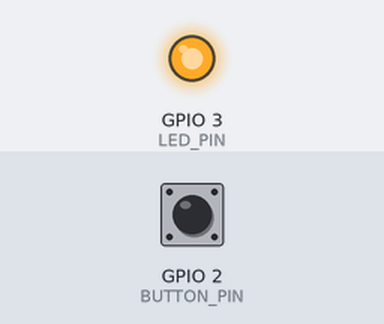
Simulated run of this sketch. Board: ESP32. On the bench: output pins drawn as LEDs (lit = HIGH). The inputs (shaded band) are chosen by the test bench; at power-on: GPIO 2 (BUTTON_PIN) HIGH. WiFi joins after 1.5 s; servers stay silent unless stated; what the sketch prints to the serial monitor is not drawn.

Above: at 0.6 s.
At 2.7 s:
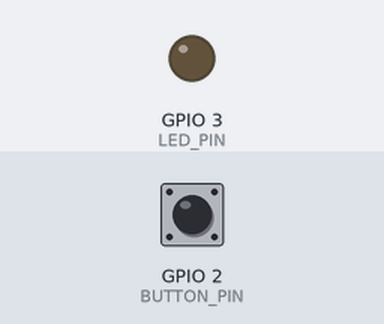
2.8 s: GPIO 2 (BUTTON_PIN) pulled LOW for 0.15 s
Timing chart, 0 to 5.8 s (numbered marks = the images above; inputs shaded):
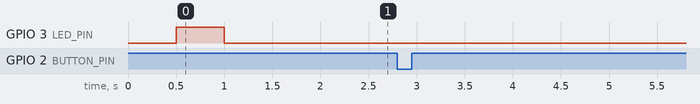

Measured:
- after the input at 2.8 s, every drawn part: stays the same

The sketch:

ambTransmisroap.ino
```cpp
#include <WiFi.h>

// Configuración WiFi - conéctate al AP del receptor
char ssid[]= "RelayControllerAP";      // Nombre del AP del receptor
char password[]  = "control123";          // Contraseña del AP

// Configuración del servidor (receptor)
const char* host = "192.168.4.1";            // IP fija del AP del receptor
const int port = 80;                          // Puerto del servidor

// Configuración del hardware
#define BUTTON_PIN 2                         // Pin del botón (ajustar según conexión)
#define LED_PIN 3                            // Pin del LED (opcional)

// Identificador único para este transmisor
String txId = "AMB1";                        // Cambiar por un ID único para cada dispositivo

// Variables de estado
bool lastButtonState = HIGH;
bool currentRelayState = false;

void setup() {
  Serial.begin(115200);
  pinMode(BUTTON_PIN, INPUT_PULLUP);         // Botón con pull-up interno
  pinMode(LED_PIN, OUTPUT);                  // LED indicador (opcional)

  connectToWiFi();
}

void connectToWiFi() {
  Serial.println();
  Serial.print("Conectando a ");
  Serial.println(ssid);

  WiFi.begin(ssid, password);

  while (WiFi.status() != WL_CONNECTED) {
    delay(500);
    Serial.print(".");
    digitalWrite(LED_PIN, !digitalRead(LED_PIN)); // LED parpadeante durante conexión
  }

  Serial.println("");
  Serial.println("WiFi conectado");
  Serial.println("Dirección IP: ");
  Serial.println(WiFi.localIP());
  digitalWrite(LED_PIN, HIGH); // LED fijo cuando conectado
}

void sendCommand(String command) {
  Serial.print("Enviando comando: ");
  Serial.println(command);

  WiFiClient client;

  if (!client.connect(host, port)) {
    Serial.println("Fallo al conectar con el receptor");
    digitalWrite(LED_PIN, LOW); // Indicar error
    delay(200);
    digitalWrite(LED_PIN, HIGH);
    return;
  }

  // Enviar el comando
  client.print(command + "\n");

  // Esperar respuesta
  unsigned long timeout = millis();
  while (client.available() == 0) {
    if (millis() - timeout > 2000) {
      Serial.println("Timeout esperando respuesta");
      client.stop();
      return;
    }
  }

  // Leer respuesta
  String response = client.readStringUntil('\n');
  response.trim();
  Serial.print("Respuesta: ");
  Serial.println(response);

  // Actualizar estado del relé (si la respuesta incluye el estado)
  if (response.startsWith("OK:")) {
    currentRelayState = (response.substring(3) == "ON");
    Serial.print("Estado actual del relé: ");
    Serial.println(currentRelayState ? "ON" : "OFF");
  }

  client.stop();
}

void loop() {
  // Verificar conexión WiFi
  if (WiFi.status() != WL_CONNECTED) {
    digitalWrite(LED_PIN, LOW); // LED apagado si desconectado
    connectToWiFi();
    return;
  }

  // Leer estado del botón
  bool currentButtonState = digitalRead(BUTTON_PIN);

  // Detectar cambio de estado del botón
  if (currentButtonState != lastButtonState) {
    delay(50); // Debounce

    if (digitalRead(BUTTON_PIN) == currentButtonState) {
      lastButtonState = currentButtonState;

      if (currentButtonState == LOW) {
        // Botón presionado - enviar ON
        sendCommand(txId + ":ON");
      } else {
        // Botón liberado - enviar OFF
        sendCommand(txId + ":OFF");
      }
    }
  }

  // Opcional: LED refleja estado del relé
  digitalWrite(LED_PIN, currentRelayState ? HIGH : LOW);

  delay(10);
}
```
